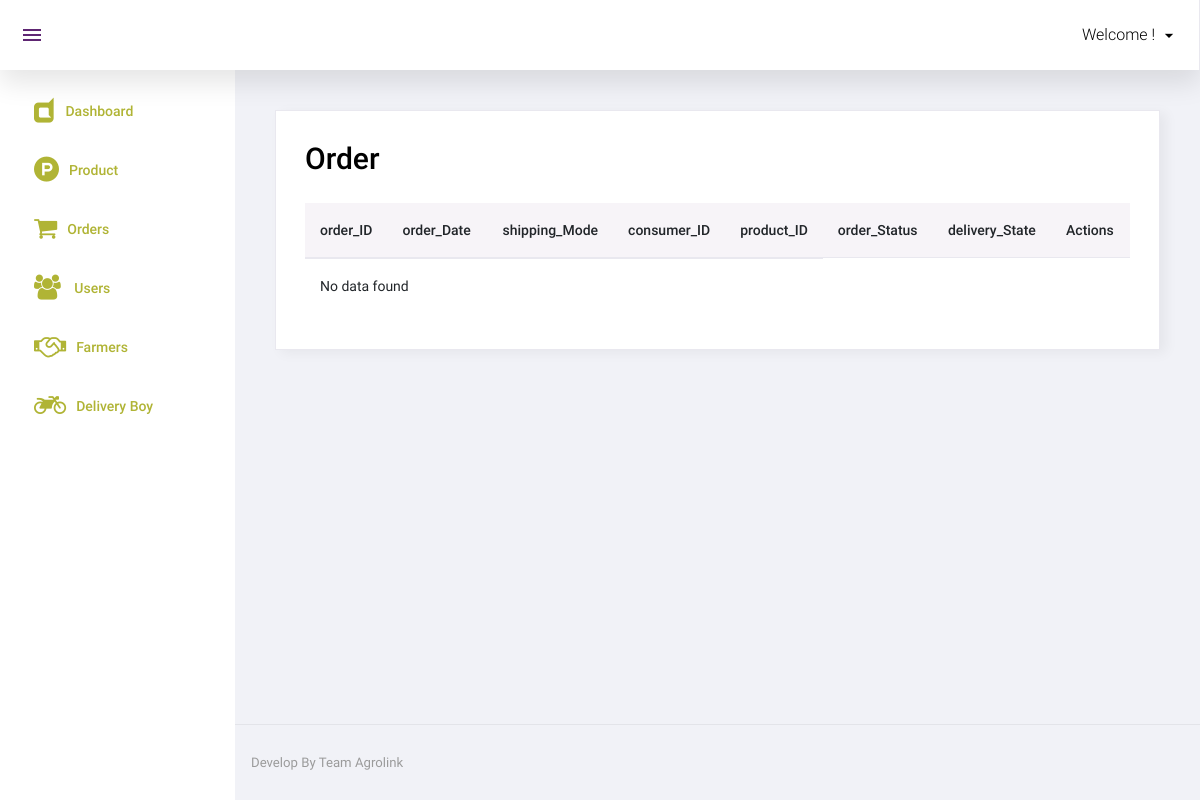
The app's page /admin/orders.php, older data.
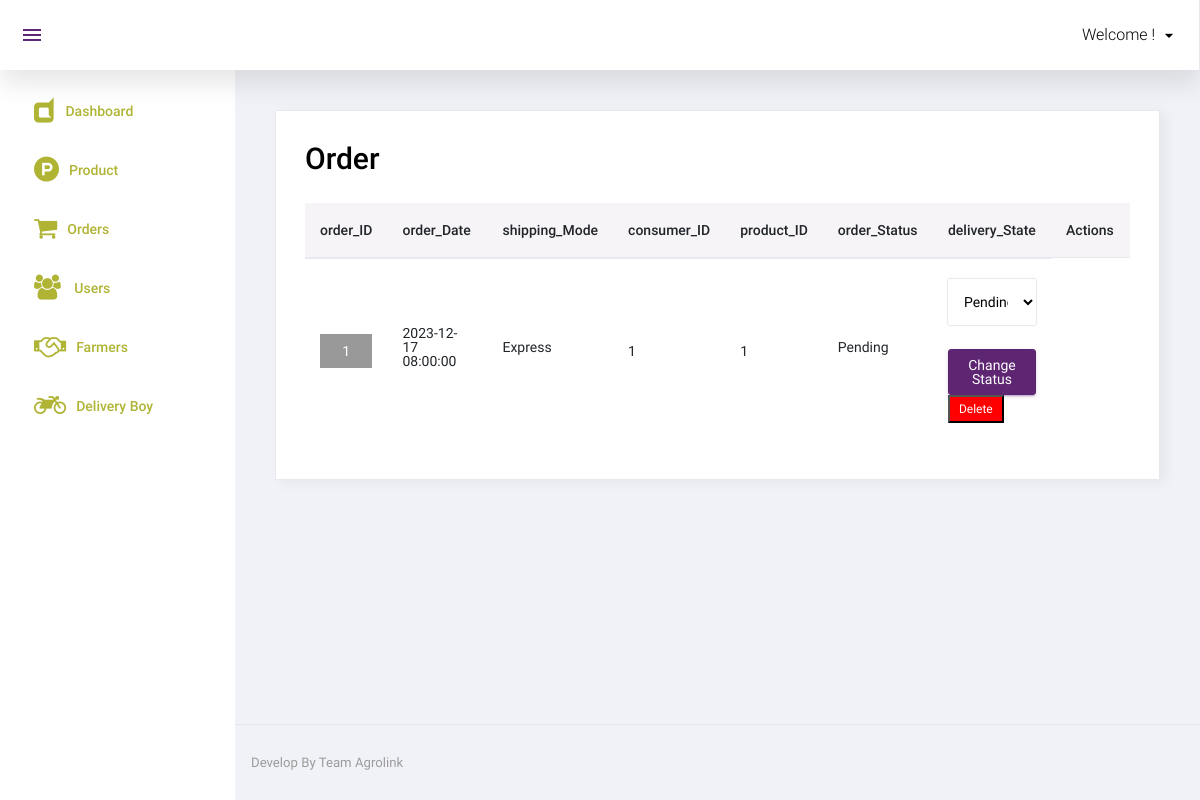
The same page, newer data.
### tables this page shows
CREATE TABLE ORDER_TABLE (
    order_ID INTEGER,
    shipping_Mode VARCHAR(20) NOT NULL,
    consumer_ID INTEGER,
    product_ID INTEGER,
    CONSTRAINT orderPK PRIMARY KEY (order_ID),
    CONSTRAINT fk_consumer FOREIGN KEY (consumer_ID) REFERENCES CONSUMER(consumer_ID),
    CONSTRAINT fk_product FOREIGN KEY (product_ID) REFERENCES PRODUCT(product_ID)
);

### admin/orders.php (the view, shortened to what this page needs)
<?php
include('top.php');
$sql = "SELECT * FROM order_table ORDER BY order_ID DESC";
$res = mysqli_query($con, $sql);
?>
<div class="card">
    <div class="card-body">
        <h1 class="grid_title">Order</h1>
        <div class="row grid_box">
            <div class="col-12">
                <div class="table-responsive">
                    <table id="order-listing" class="table">
                        <thead>
                            <tr>
                                <th width="5%">order_ID</th>
                                <th width="20%">order_Date</th>
                                <th width="5%">shipping_Mode</th>
                                <th width="10%">consumer_ID</th>
                                <th width="10%">product_ID</th>
                                <th width="15%">order_Status</th>
                                <th width="15%">delivery_State</th>
                                <th width="15%">Actions</th>
                            </tr>
                        </thead>
                        <tbody>
                            <?php if(mysqli_num_rows($res) > 0){
                                while($row = mysqli_fetch_assoc($res)){
                                    $user_id = $row['order_ID'];
                                    $user = mysqli_fetch_assoc(mysqli_query($con, "SELECT * FROM order_table WHERE order_ID = '$user_id'"));
                            ?>
                            <tr>
                                <td>
                                    <div class="div_order_id">
                                        <a href="order_detailes?id=<?php echo $user['order_ID']?>"><?php echo $user['order_ID']?></a>
                                    </div>
                                </td>
                                <td>
                                    <p><?php echo $user['order_Date']?></p>
                                </td>
                                <td>
                                    <p><?php echo $user['shipping_Mode']?></p>
                                </td>
                                <td> <?php echo $user['consumer_ID']?> </td>
                                <td> <?php echo $user['product_ID']?></td>
                                <td>
                                    <p><?php echo $user['order_Status']?></p>
                                </td>
                                <td>
                                    <form method="post">
                                        <div class="form-group">
                                            <select class="form-control" name="new_status">
                                                <option value="Pending" <?php if ($user['order_Status'] == 'Pending') echo 'selected' ?>>Pending</option>
                                            </select>
                                        </div>
                                        <button type="submit" class="btn btn-primary btn-sm" name="change_status">Change Status</button>
                                        <button type="submit" class="badge badge-danger delete_red hand_cursor" name="delete" onclick="return confirm('Are you sure you want to delete this order?')">Delete</button>
                                    </form>
                                </td>
                            </tr>
                            <?php
                                }
                            } else { ?>
                                <tr>
                                    <td colspan="5">No data found</td>
                                </tr>
                            <?php } ?>
                        </tbody>
                    </table>
                </div>
            </div>
        </div>
    </div>
</div>
<?php include('footer.php'); ?>

### admin/top.php (shortened to what this page needs)
<!DOCTYPE html>
<html lang="en">
<head>
  <link rel="stylesheet" href="https://cdnjs.cloudflare.com/ajax/libs/font-awesome/4.7.0/css/font-awesome.min.css">
  <link rel="stylesheet" href="assets/css/materialdesignicons.min.css">
  <link rel="stylesheet" href="assets/css/vendor.bundle.base.css">
  <link rel="stylesheet" href="assets/css/dataTables.bootstrap4.css">
  <link rel="stylesheet" href="assets/css/bootstrap-datepicker.min.css">
  <link rel="stylesheet" href="assets/css/style.css">
</head>
<body class="sidebar-light">
  <div class="container-scroller">
    <nav class="navbar col-lg-12 col-12 p-0 fixed-top d-flex flex-row">
      <div class="navbar-menu-wrapper d-flex align-items-stretch justify-content-between">
        <ul class="navbar-nav mr-lg-2 d-none d-lg-flex">
          <li class="nav-item nav-toggler-item">
            <button class="navbar-toggler align-self-center" type="button" data-toggle="minimize">
              <span class="mdi mdi-menu"></span>
            </button>
          </li>
        </ul>
        <ul class="navbar-nav navbar-nav-right">
          <li class="nav-item nav-profile dropdown">
            <a class="nav-link dropdown-toggle" href="#" data-toggle="dropdown" id="profileDropdown">
              <span class="nav-profile-name">Welcome ! <?php echo $_SESSION['NAME']?></span>
            </a>
          </li>
        </ul>
      </div>
    </nav>
    <div class="container-fluid page-body-wrapper">
      <nav class="sidebar sidebar-offcanvas" id="sidebar">
        <ul class="nav">
        <?php if($_SESSION['ADMIN_ROLE']!='0'){ ?>
          <li class="nav-item">
            <a class="nav-link" href="index">
            <i class="fa fa-dashcube" aria-hidden="true"></i>
            <span class="menu-title">Dashboard</span>
            </a>
          </li>
          <?php } ?>
          <li class="nav-item">
            <a class="nav-link" href="product">
              <i class="fa fa-product-hunt" aria-hidden="true"></i>
              <span class="menu-title">Product</span>
            </a>
          </li>
          <?php if($_SESSION['ADMIN_ROLE']=='0'){ ?>
          <li class="nav-item">
            <a class="nav-link" href="orders_vendor">
              <i class="fa fa-shopping-cart" aria-hidden="true"></i>
              <span class="menu-title">Orders</span>
            </a>
          </li>
            <?php }else{ ?>
          <li class="nav-item">
            <a class="nav-link" href="orders">
              <i class="fa fa-shopping-cart" aria-hidden="true"></i>
              <span class="menu-title">Orders</span>
            </a>
          </li>
          <?php } ?>
          <?php if($_SESSION['ADMIN_ROLE']!='0'){ ?>
		      <li class="nav-item">
            <a class="nav-link" href="user">
              <i class="fa fa-users" aria-hidden="true"></i>&nbsp;
              <span class="menu-title">Users</span>
            </a>
          </li>
          <li class="nav-item">
            <a class="nav-link" href="vendores">
              <i class="fa fa-handshake-o" aria-hidden="true"></i>
              <span class="menu-title">Farmers</span>
            </a>
          </li>
		      <li class="nav-item">
            <a class="nav-link" href="delivery_boy">
              <i class="fa fa-motorcycle" aria-hidden="true"></i>
              <span class="menu-title">Delivery Boy</span>
            </a>
          </li>
          <?php } ?>
        </ul>
      </nav>
      <div class="main-panel">
        <div class="content-wrapper">

### admin/footer.php (shortened to what this page needs)
</div>
        <footer class="footer">
          <div class="d-sm-flex justify-content-center justify-content-sm-between">
            <span class="text-muted text-center text-sm-left d-block d-sm-inline-block">Develop By Team Agrolink</span>
          </div>
        </footer>
      </div>
    </div>
  </div>
</body>
</html>

Row changes from the older to the newer data that the page shows:
added order_table: order_ID "1", order_Date "2023-12-17 08:00:00", shipping_Mode "Express", consumer_ID "1", product_ID "1", order_Status "Pending", new_status "Pending"
Text that changed along with them:
text no longer shown: "No data found"
